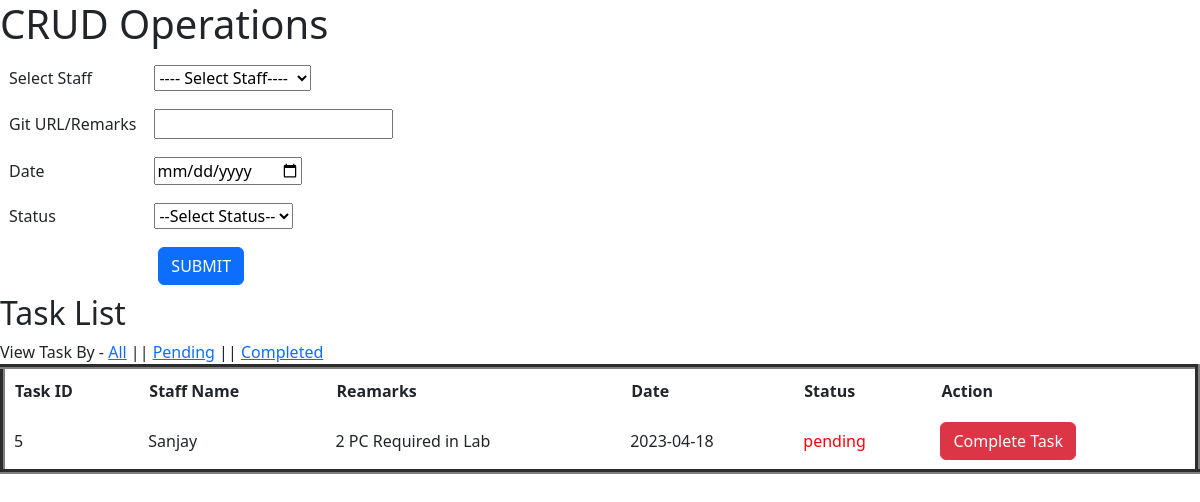
The page /pending/ on the database as committed earlier.
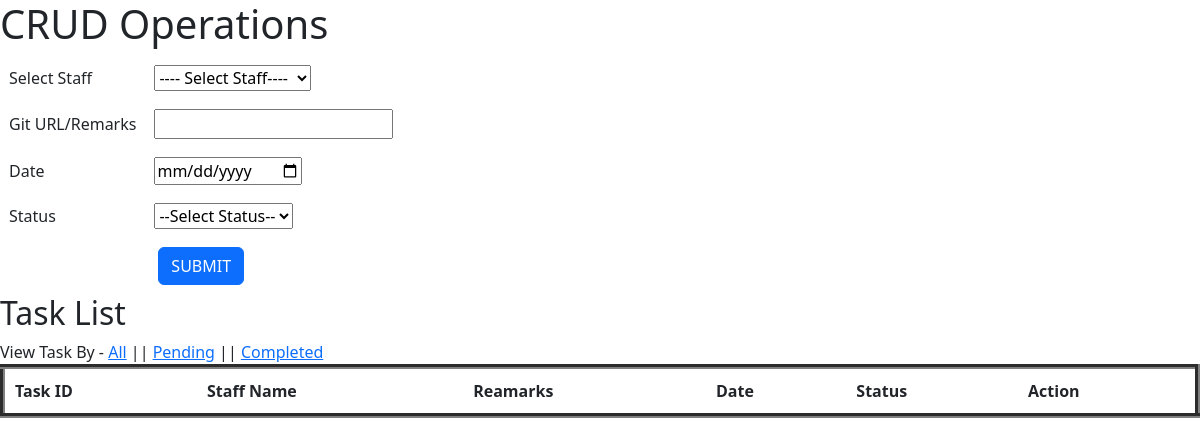
The same page on the database as committed later.
### CRUD/myapp/models.py (models this page shows, shortened)
class Task(models.Model):
	staff = models.ForeignKey(Staff,on_delete=models.CASCADE)
	remarks=models.TextField()
	date=models.CharField(max_length=100)
	status=models.CharField(max_length=100)

class Staff(models.Model):
	category = (
			('trainer','trainer'),
			('counsellor','counsellor'),
			('backoffice','backoffice'),
			('admin','admin')
		)
	staff_category=models.CharField(max_length=100,choices=category)
	fname=models.CharField(max_length=100)
	lname=models.CharField(max_length=100)
	email=models.EmailField()
	mobile=models.PositiveIntegerField()

### CRUD/myapp/views.py (the view)
# urls.py: path('pending/',views.pending,name='pending'),
def pending(request):
	tasks=Task.objects.filter(status="pending")
	staff=Staff.objects.all()
	return render(request,'index.html',{'staff':staff,'tasks':tasks})

### CRUD/myapp/templates/index.html (shortened to what this page needs)
<!DOCTYPE html>
<html>
<head>
	<link href="https://cdn.jsdelivr.net/npm/bootstrap@5.3.0-alpha3/dist/css/bootstrap.min.css" rel="stylesheet">
</head>
<body>
<h1>CRUD Operations</h1>
<form name="index" method="post" action="{% url 'add-task' %}">
	<table>
		<tr>
			<td>Select Staff</td>
			<td>
				<select name="staff">
					<option>---- Select Staff----</option>
				</select>
			</td>
		</tr>
		<tr>
			<td>Git URL/Remarks</td>
			<td><input type="text" name="remarks"></td>
		</tr>
		<tr>
			<td>Date</td>
			<td><input type="date" name="date"></td>
		</tr>
		<tr>
			<td>Status</td>
			<td>
				<select name="status">
					<option>--Select Status--</option>
				</select>
			</td>
		</tr>
		<tr>
			<td colspan="2" align="center">
				<input type="submit" name="submit" value="SUBMIT" class="btn btn-primary">
			</td>
		</tr>
	</table>
</form>
<h2>Task List</h2>
View Task By -  <a href="{% url 'all-task' %}">All</a> || <a href="{% url 'pending' %}">Pending</a> || <a href="{% url 'completed' %}">Completed</a>
<table border="5" width="100%" cellpadding="10px" cellspacing="10px">
	<tr>
		<th>Task ID</th>
		<th>Staff Name</th>
		<th>Reamarks</th>
		<th>Date</th>
		<th>Status</th>
		<th>Action</th>
	</tr>
	{% for i in tasks %}
	<tr>
		<td>{{i.id}}</td>
		<td>{{i.staff.fname}}</td>
		<td>{{i.remarks}}</td>
		<td>{{i.date}}</td>
		{% if i.status == "pending" %}
			<td style="color:red;">{{i.status}}</td>
		{% else %}
			<td style="color:green;">{{i.status}}</td>
		{% endif %}
		{% if i.status == "pending" %}
		<td>
			<form name="task" method="post" action="{% url 'complete-task' %}">
				<input type="submit" name="action" value="Complete Task" class="btn btn-danger">
			</form>
		</td>
		{% else %}
		<td>
			<input type="submit" name="action" value="Completed" readonly class="btn btn-success">
		</td>
		{% endif %}
	</tr>
	{% endfor %}
</table>
</body>
</html>

Rows that differ between the two databases and show on the page:
no longer on this page (row edited): Task: id "5", staff.fname "Sanjay", remarks "2 PC Required in Lab", date "2023-04-18", status "pending"
